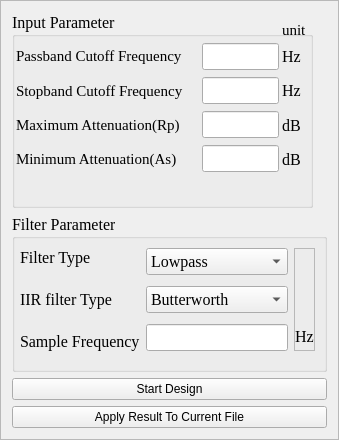
           <widget class="QFrame" name="frame">
            <property name="sizePolicy">
             <sizepolicy hsizetype="Preferred" vsizetype="Expanding">
              <horstretch>0</horstretch>
              <verstretch>0</verstretch>
             </sizepolicy>
            </property>
            <property name="minimumSize">
             <size>
              <width>321</width>
              <height>440</height>
             </size>
            </property>
            <property name="frameShape">
             <enum>QFrame::StyledPanel</enum>
            </property>
            <property name="frameShadow">
             <enum>QFrame::Raised</enum>
            </property>
            <layout class="QVBoxLayout" name="verticalLayout_9">
             <item>
              <widget class="QGroupBox" name="groupBox">
               <property name="sizePolicy">
                <sizepolicy hsizetype="Fixed" vsizetype="Minimum">
                 <horstretch>0</horstretch>
                 <verstretch>0</verstretch>
                </sizepolicy>
               </property>
               <property name="minimumSize">
                <size>
                 <width>301</width>
                 <height>180</height>
                </size>
               </property>
               <property name="font">
                <font>
                 <family>Times New Roman</family>
                 <pointsize>12</pointsize>
                </font>
               </property>
               <property name="title">
                <string>Input Parameter</string>
               </property>
               <widget class="QWidget" name="verticalLayoutWidget_2">
                <property name="geometry">
                 <rect>
                  <x>190</x>
                  <y>30</y>
                  <width>77</width>
                  <height>131</height>
                 </rect>
                </property>
                <layout class="QVBoxLayout" name="verticalLayout_2">
                 <item>
                  <widget class="QLineEdit" name="lineEdit_3"/>
                 </item>
                 <item>
                  <widget class="QLineEdit" name="lineEdit_2"/>
                 </item>
                 <item>
                  <widget class="QLineEdit" name="lineEdit"/>
                 </item>
                 <item>
                  <widget class="QLineEdit" name="lineEdit_4">
                   <property name="sizePolicy">
                    <sizepolicy hsizetype="Expanding" vsizetype="Fixed">
                     <horstretch>0</horstretch>
                     <verstretch>0</verstretch>
                    </sizepolicy>
                   </property>
                  </widget>
                 </item>
                </layout>
               </widget>
               <widget class="QWidget" name="verticalLayoutWidget_3">
                <property name="geometry">
                 <rect>
                  <x>0</x>
                  <y>30</y>
                  <width>191</width>
                  <height>131</height>
                 </rect>
                </property>
                <layout class="QVBoxLayout" name="verticalLayout_3">
                 <property name="leftMargin">
                  <number>4</number>
                 </property>
                 <item>
                  <widget class="QLabel" name="label">
                   <property name="font">
                    <font>
                     <family>Times New Roman</family>
                     <pointsize>11</pointsize>
                    </font>
                   </property>
                   <property name="text">
                    <string>Passband Cutoff Frequency</string>
                   </property>
                  </widget>
                 </item>
                 <item>
                  <widget class="QLabel" name="label_2">
                   <property name="font">
                    <font>
                     <family>Times New Roman</family>
                     <pointsize>11</pointsize>
                    </font>
                   </property>
                   <property name="text">
                    <string>Stopband Cutoff Frequency</string>
                   </property>
                  </widget>
                 </item>
                 <item>
                  <widget class="QLabel" name="label_3">
                   <property name="font">
                    <font>
                     <family>Times New Roman</family>
                     <pointsize>11</pointsize>
                    </font>
                   </property>
                   <property name="text">
                    <string>Maximum Attenuation(Rp)</string>
                   </property>
                  </widget>
                 </item>
                 <item>
                  <widget class="QLabel" name="label_4">
                   <property name="font">
                    <font>
                     <family>Times New Roman</family>
                     <pointsize>11</pointsize>
                    </font>
                   </property>
                   <property name="text">
                    <string>Minimum Attenuation(As)</string>
                   </property>
                  </widget>
                 </item>
                </layout>
               </widget>
               <widget class="QLabel" name="label_5">
                <property name="geometry">
                 <rect>
                  <x>270</x>
                  <y>10</y>
                  <width>31</width>
                  <height>16</height>
                 </rect>
                </property>
                <property name="font">
                 <font>
                  <family>Times New Roman</family>
                  <pointsize>11</pointsize>
                 </font>
                </property>
                <property name="text">
                 <string>unit</string>
                </property>
               </widget>
               <widget class="QWidget" name="verticalLayoutWidget_4">
                <property name="geometry">
                 <rect>
                  <x>270</x>
                  <y>30</y>
                  <width>31</width>
                  <height>131</height>
                 </rect>
                </property>
                <layout class="QVBoxLayout" name="verticalLayout_4">
                 <item>
                  <widget class="QLabel" name="label_7">
                   <property name="text">
                    <string>Hz</string>
                   </property>
                  </widget>
                 </item>
                 <item>
                  <widget class="QLabel" name="label_6">
                   <property name="text">
                    <string>Hz</string>
                   </property>
                  </widget>
                 </item>
                 <item>
                  <widget class="QLabel" name="label_8">
                   <property name="text">
                    <string>dB</string>
                   </property>
                  </widget>
                 </item>
                 <item>
                  <widget class="QLabel" name="label_9">
                   <property name="text">
                    <string>dB</string>
                   </property>
                  </widget>
                 </item>
                </layout>
               </widget>
              </widget>
             </item>
             <item>
              <widget class="QGroupBox" name="groupBox_2">
               <property name="sizePolicy">
                <sizepolicy hsizetype="Fixed" vsizetype="Fixed">
                 <horstretch>0</horstretch>
                 <verstretch>0</verstretch>
                </sizepolicy>
               </property>
               <property name="minimumSize">
                <size>
                 <width>301</width>
                 <height>100</height>
                </size>
               </property>
               <property name="font">
                <font>
                 <family>Times New Roman</family>
                 <pointsize>12</pointsize>
                </font>
               </property>
               <property name="title">
                <string>Filter Parameter</string>
               </property>
               <layout class="QHBoxLayout" name="horizontalLayout_5">
                <property name="spacing">
                 <number>6</number>
                </property>
                <property name="leftMargin">
                 <number>1</number>
                </property>
                <property name="bottomMargin">
                 <number>18</number>
                </property>
                <item>
                 <layout class="QVBoxLayout" name="verticalLayout_5">
                  <property name="spacing">
                   <number>23</number>
                  </property>
                  <property name="leftMargin">
                   <number>4</number>
                  </property>
                  <item>
                   <widget class="QLabel" name="label_10">
                    <property name="sizePolicy">
                     <sizepolicy hsizetype="Expanding" vsizetype="Expanding">
                      <horstretch>0</horstretch>
                      <verstretch>0</verstretch>
                     </sizepolicy>
                    </property>
                    <property name="font">
                     <font>
                      <family>Times New Roman</family>
                      <pointsize>12</pointsize>
                     </font>
                    </property>
                    <property name="text">
                     <string>Filter Type</string>
                    </property>
                   </widget>
                  </item>
                  <item>
                   <widget class="QLabel" name="label_11">
                    <property name="sizePolicy">
                     <sizepolicy hsizetype="Expanding" vsizetype="Expanding">
                      <horstretch>0</horstretch>
                      <verstretch>0</verstretch>
                     </sizepolicy>
                    </property>
                    <property name="font">
                     <font>
                      <family>Times New Roman</family>
                      <pointsize>12</pointsize>
                     </font>
                    </property>
                    <property name="text">
                     <string>IIR filter Type</string>
                    </property>
                   </widget>
                  </item>
                  <item>
                   <widget class="QLabel" name="label_12">
                    <property name="text">
                     <string>Sample Frequency</string>
                    </property>
                   </widget>
                  </item>
                 </layout>
                </item>
                <item>
                 <layout class="QVBoxLayout" name="verticalLayout">
                  <property name="spacing">
                   <number>11</number>
                  </property>
                  <item>
                   <widget class="QComboBox" name="comboBox_2">
                    <property name="sizePolicy">
                     <sizepolicy hsizetype="Expanding" vsizetype="Fixed">
                      <horstretch>0</horstretch>
                      <verstretch>0</verstretch>
                     </sizepolicy>
                    </property>
                    <item>
                     <property name="text">
                      <string>Lowpass</string>
                     </property>
                    </item>
                    <item>
                     <property name="text">
                      <string>Highpass</string>
                     </property>
                    </item>
                    <item>
                     <property name="text">
                      <string>Bandpass</string>
                     </property>
                    </item>
                    <item>
                     <property name="text">
                      <string>bandstop</string>
                     </property>
                    </item>
                   </widget>
                  </item>
                  <item>
                   <widget class="QComboBox" name="comboBox_3">
                    <property name="sizePolicy">
                     <sizepolicy hsizetype="Expanding" vsizetype="Fixed">
                      <horstretch>0</horstretch>
                      <verstretch>0</verstretch>
                     </sizepolicy>
                    </property>
                    <item>
                     <property name="text">
                      <string>Butterworth</string>
                     </property>
                    </item>
                    <item>
                     <property name="text">
                      <string>Chebyshev I</string>
                     </property>
                    </item>
                    <item>
                     <property name="text">
                      <string>Chebyshev II</string>
                     </property>
                    </item>
                    <item>
                     <property name="text">
                      <string>Cauer/elliptic</string>
                     </property>
                    </item>
                    <item>
                     <property name="text">
                      <string>Bessel/Thomson</string>
                     </property>
                    </item>
                   </widget>
                  </item>
                  <item>
                   <widget class="QLineEdit" name="lineEdit_5"/>
                  </item>
                 </layout>
                </item>
                <item>
                 <widget class="QFrame" name="frame_3">
                  <property name="minimumSize">
                   <size>
                    <width>21</width>
                    <height>0</height>
                   </size>
                  </property>
                  <property name="frameShape">
                   <enum>QFrame::StyledPanel</enum>
                  </property>
                  <property name="frameShadow">
                   <enum>QFrame::Raised</enum>
                  </property>
                  <widget class="QLabel" name="label_13">
                   <property name="geometry">
                    <rect>
                     <x>0</x>
                     <y>80</y>
                     <width>21</width>
                     <height>16</height>
                    </rect>
                   </property>
                   <property name="text">
                    <string>Hz</string>
                   </property>
                   <property name="alignment">
                    <set>Qt::AlignCenter</set>
                   </property>
                  </widget>
                 </widget>
                </item>
               </layout>
              </widget>
             </item>
             <item>
              <widget class="QPushButton" name="pushButton">
               <property name="text">
                <string>Start Design</string>
               </property>
              </widget>
             </item>
             <item>
              <widget class="QPushButton" name="pushButton_2">
               <property name="text">
                <string>Apply Result To Current File</string>
               </property>
              </widget>
             </item>
            </layout>
           </widget>
